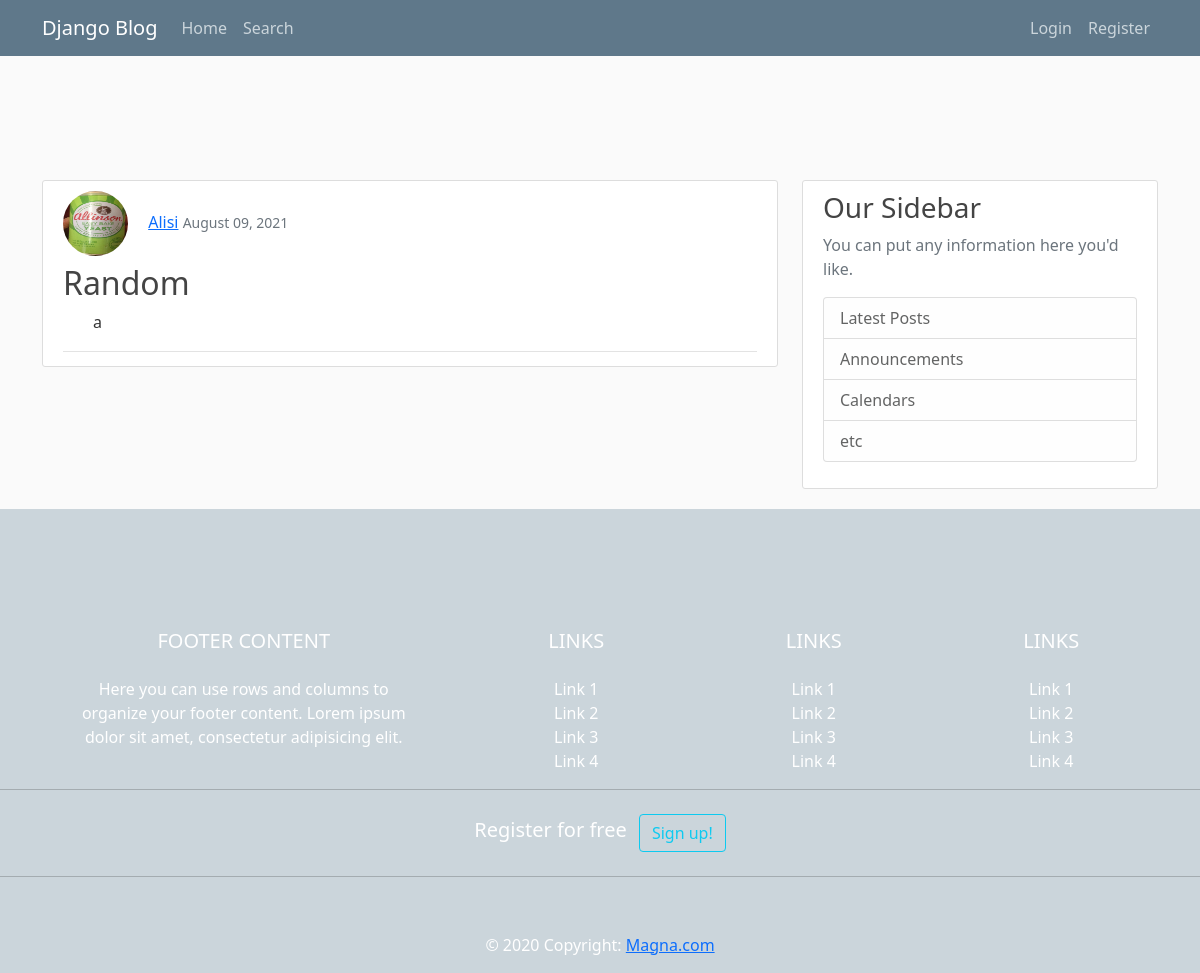
The app's page /post/24/ with its own data.
### blog/models.py (models this page shows, shortened)
class Post(models.Model):
    title = models.CharField(max_length=100)
    content = models.TextField()
    date_posted = models.DateTimeField(default = timezone.now)
    author = models.ForeignKey(User, on_delete=models.CASCADE)

### users/models.py (models this page shows, shortened)
class Profile(models.Model):
    user = models.OneToOneField(User, on_delete=models.CASCADE)
    image = models.ImageField(default='default.jpg', upload_to='profile_pics')

### blog/views.py (the view)
# urls.py: path('post/<int:pk>/', PostDetailView.as_view(), name='post-detail'),
class PostDetailView(DetailView):
    model = Post

### blog/templates/blog/post_detail.html (shortened to what this page needs)
{% extends "blog/base.html" %}
{% block content %}
        <article class="media content-section">
          <div class="media-body">
            <div class="article-metadata">
              <img class="rounded-circle article-img" src="{{ object.author.profile.image.url }}">
              <a class="mr-2" href="{% url 'user-posts' object.author.username %}">{{ object.author }}</a>
              <small class="text-muted">{{ object.date_posted|date:"F d, Y" }}</small>
              <h2 class="aticle-title pt-2">{{ object.title }}</h2>
              <p class="article-content pl-3">{{ object.content }}</p>
            </div>
          </div>
        </article>
{% endblock content %}

### blog/static/main.css (style rules this page uses)
body { background: #fafafa; color: #333333; margin-top: 5rem; }
h1, h2, h3, h4, h5, h6 { color: #444444; }
.content-section { background: #ffffff; padding: 10px 20px; border: 1px solid #dddddd; border-radius: 3px; margin-bottom: 20px; margin-top: 20px }
.article-content { white-space: pre-line; padding-left: 30px; }
.article-img { height: 65px; width: 65px; margin-right: 16px; }
.article-metadata { padding-bottom: 1px; margin-bottom: 4px; border-bottom: 1px solid #e3e3e3 }

### blog/templates/blog/base.html (style rules this page uses)
body { background: #fafafa; color: #333333; margin-top: 5rem; }
h1, h2, h3, h4, h5, h6 { color: #444444; }
.content-section { background: #ffffff; padding: 10px 20px; border: 1px solid #dddddd; border-radius: 3px; margin-bottom: 20px; }
.article-content { white-space: pre-line; padding-left: 30px; }
.article-img { height: 65px; width: 65px; margin-right: 16px; }
.article-metadata { padding-bottom: 1px; margin-bottom: 4px; border-bottom: 1px solid #e3e3e3 }

### records on screen
Post: author.profile.image (picture), author "Alisi", date_posted "August 09, 2021", title "Random", content "a"
